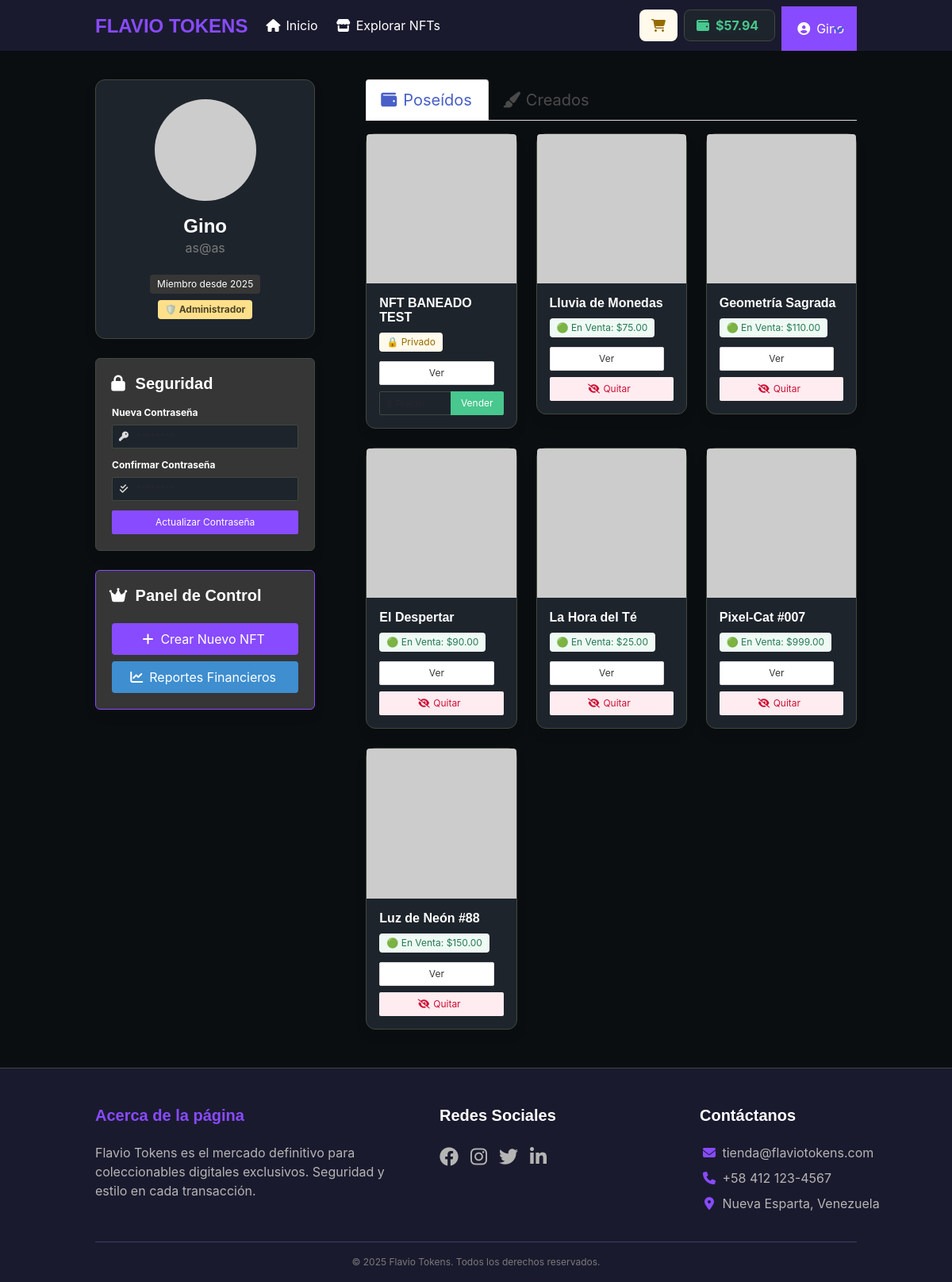
The page /index.php?view=profile (signed in) on the database its author committed.
### tables this page shows
CREATE TABLE `users` (
  `id` int(11) NOT NULL,
  `name` varchar(100) NOT NULL,
  `email` varchar(100) NOT NULL,
  `password` varchar(255) NOT NULL,
  `role` varchar(50) DEFAULT 'user',
  `created_at` timestamp NOT NULL DEFAULT current_timestamp(),
  `wallet_balance` decimal(10,2) DEFAULT 0.00,
  `status` varchar(20) DEFAULT 'active',
  `banned_until` datetime DEFAULT NULL
);

CREATE TABLE `nfts` (
  `id` int(11) NOT NULL,
  `name` varchar(100) NOT NULL,
  `description` text DEFAULT NULL,
  `price` decimal(10,2) NOT NULL,
  `image_path` varchar(255) DEFAULT NULL,
  `user_id` int(11) DEFAULT NULL,
  `created_at` timestamp NOT NULL DEFAULT current_timestamp(),
  `owner_id` int(11) DEFAULT NULL,
  `creator_id` int(11) DEFAULT NULL,
  `is_listed` tinyint(1) DEFAULT 1,
  `status` varchar(20) DEFAULT 'active',
  `supply` int(11) DEFAULT 1,
  `ban_reason` varchar(255) DEFAULT NULL
);

### controllers/profile_controller.php (called while the page is built, shortened)
<?php
$user_id = isset($_GET['user_id']) ? intval($_GET['user_id']) : $_SESSION['user_id'];
$stmt = $conn->prepare("SELECT id, name, email, role, created_at, status, wallet_balance FROM users WHERE id = ?");
$stmt->bind_param("i", $user_id);
$stmt->execute();
$res = $stmt->get_result();
$user = $res->fetch_object();
$is_own_profile = ($user_id === intval($_SESSION['user_id']));
$owned_nfts = [];
$sql_owned = "SELECT * FROM nfts WHERE owner_id = $user_id ORDER BY id DESC";
$res_owned = $conn->query($sql_owned);
if ($res_owned) {
    while ($row = $res_owned->fetch_object()) {
        $owned_nfts[] = $row;
    }
}
require __DIR__ . '/../views/profile_view.php';

### helpers/paths.php (called while the page is built)
<?php
function base_url(): string
{
    return 'http://localhost/tienda_virtual-main/';
}
function site_url(string $path = ''): string
{
    return base_url() . ltrim($path, '/');
}

### views/profile_view.php (the view, shortened to what this page needs)
<?php include 'components/header.php'; ?>
<section class="section">
    <div class="container">
        <div class="columns is-variable is-8">
            <div class="column is-4-desktop">
                <div class="card mb-5">
                    <div class="card-content has-text-centered">
                        <figure class="image is-128x128 is-inline-block mb-3">
                            <img class="is-rounded" src="https://ui-avatars.com/api/?name=<?= urlencode($user->name) ?>&background=884BFF&color=fff&size=128" alt="Avatar">
                        </figure>
                        <h1 class="title is-4"><?= htmlspecialchars($user->name) ?></h1>
                        <p class="subtitle is-6 has-text-grey"><?= htmlspecialchars($user->email) ?></p>
                        <div class="tags is-centered mt-3">
                            <span class="tag is-dark">Miembro desde <?= date("Y", strtotime($user->created_at ?? 'now')) ?></span>
                            <?php
                            $role = $user->role ?? 'user';
                            if ($role === 'owner'):
                            ?>
                                <span class="tag is-black has-text-warning has-text-weight-bold" style="border: 1px solid gold;">
                                    👑 CEO / Dueño
                                </span>
                            <?php elseif ($role === 'admin'): ?>
                                <span class="tag is-warning has-text-weight-bold">
                                    🛡️ Administrador
                                </span>
                            <?php else: ?>
                                <span class="tag is-info">
                                    🎨 Coleccionista
                                </span>
                            <?php endif; ?>
                        </div>
                    </div>
                </div>
                <?php if ($is_own_profile): ?>
                    <div class="box has-background-dark" style="border: 1px solid var(--ft-green);">
                        <h3 class="title is-5 has-text-white mb-4">
                            <span class="icon is-small mr-2"><i class="fas fa-lock"></i></span>
                            Seguridad
                        </h3>
                        <form action="index.php?view=profile" method="POST">
                            <div class="field">
                                <label class="label is-small">Nueva Contraseña</label>
                                <div class="control has-icons-left">
                                    <input class="input is-small" type="password" name="password" required placeholder="********">
                                    <span class="icon is-small is-left"><i class="fas fa-key"></i></span>
                                </div>
                            </div>
                            <div class="field">
                                <label class="label is-small">Confirmar Contraseña</label>
                                <div class="control has-icons-left">
                                    <input class="input is-small" type="password" name="confirm_password" required placeholder="********">
                                    <span class="icon is-small is-left"><i class="fas fa-check-double"></i></span>
                                </div>
                            </div>
                            <button class="button is-primary is-small is-fullwidth mt-3">
                                Actualizar Contraseña
                            </button>
                        </form>
                    </div>
                <?php endif; ?>
                <?php
                $userRole = $user->role ?? 'user';
                if ($is_own_profile && ($userRole === 'admin' || $userRole === 'owner')):
                ?>
                    <div class="box has-background-dark mt-5" style="border: 1px solid var(--ft-purple);">
                        <h3 class="title is-5 has-text-warning">
                            <span class="icon is-small mr-2"><i class="fas fa-crown"></i></span>
                            Panel de Control
                        </h3>
                        <div class="buttons">
                            <a href="index.php?view=create_post" class="button is-primary is-fullwidth mb-2">
                                <span class="icon"><i class="fas fa-plus"></i></span>
                                <span>Crear Nuevo NFT</span>
                            </a>
                            <a href="index.php?view=reports" class="button is-info is-fullwidth">
                                <span class="icon"><i class="fas fa-chart-line"></i></span>
                                <span>Reportes Financieros</span>
                            </a>
                        </div>
                    </div>
                <?php endif; ?>
            </div>
            <div class="column is-8-desktop">
                <div class="tabs is-boxed is-medium mb-4">
                    <ul>
                        <li id="tab-owned-li" class="is-active">
                            <a onclick="showTab('owned')">
                                <span class="icon is-small"><i class="fas fa-wallet"></i></span>
                                <span>Poseídos</span>
                            </a>
                        </li>
                        <?php if ($is_own_profile): ?>
                            <li id="tab-created-li">
                                <a onclick="showTab('created')">
                                    <span class="icon is-small"><i class="fas fa-paint-brush"></i></span>
                                    <span>Creados</span>
                                </a>
                            </li>
                        <?php endif; ?>
                    </ul>
                </div>
                <div id="section-owned">
                    <?php if (!empty($owned_nfts) && count($owned_nfts) > 0): ?>
                        <div class="columns is-multiline">
                            <?php foreach ($owned_nfts as $nft): ?>
                                <div class="column is-6-tablet is-4-desktop">
                                    <div class="card h-100">
                                        <div class="card-image">
                                            <figure class="image is-1by1">
                                                <a href="<?= htmlspecialchars(site_url('index.php?view=nft&id=' . intval($nft->id))) ?>">
                                                    <?php
                                                    $imgSrc = $nft->image_path;
                                                    ?>
                                                    <img src="<?= htmlspecialchars($imgSrc) ?>" alt="<?= htmlspecialchars($nft->name) ?>" style="object-fit: cover;">
                                                </a>
                                            </figure>
                                        </div>
                                        <div class="card-content p-4">
                                            <p class="title is-6 mb-2"><?= htmlspecialchars($nft->name) ?></p>
                                            <div class="mb-3">
                                                <?php if ($nft->is_listed): ?>
                                                    <span class="tag is-success is-light">🟢 En Venta: $<?= $nft->price ?></span>
                                                <?php else: ?>
                                                    <span class="tag is-warning is-light">🔒 Privado</span>
                                                <?php endif; ?>
                                            </div>
                                            <?php if ($is_own_profile): ?>
                                                <div class="field is-grouped is-flex-wrap-wrap">
                                                    <p class="control is-expanded mb-2">
                                                        <a href="<?= htmlspecialchars(site_url('index.php?view=nft&id=' . intval($nft->id))) ?>" class="button is-small is-fullwidth">Ver</a>
                                                    </p>
                                                    <form action="index.php?view=profile" method="POST" class="control" style="width: 100%;">
                                                        <?php if ($nft->is_listed): ?>
                                                            <button type="submit" class="button is-small is-danger is-light is-fullwidth" title="Quitar de la tienda">
                                                                <span class="icon is-small"><i class="fas fa-eye-slash"></i></span>
                                                                <span>Quitar</span>
                                                            </button>
                                                        <?php else: ?>
                                                            <div class="field has-addons">
                                                                <p class="control is-expanded">
                                                                    <input class="input is-small" type="number" name="price" placeholder="$ Precio" required min="0" step="0.01">
                                                                </p>
                                                                <p class="control">
                                                                    <button type="submit" class="button is-small is-success">
                                                                        Vender
                                                                    </button>
                                                                </p>
                                                            </div>
                                                        <?php endif; ?>
                                                    </form>
                                                </div>
                                            <?php else: ?>
                                                <a href="<?= htmlspecialchars(site_url('index.php?view=nft&id=' . intval($nft->id))) ?>" class="button is-small is-fullwidth is-info is-light">Ver Detalles</a>
                                            <?php endif; ?>
                                        </div>
                                    </div>
                                </div>
                            <?php endforeach; ?>
                        </div>
                    <?php endif; ?>
                </div>
            </div>
        </div>
    </div>
</section>
<?php include 'components/footer.php'; ?>

### components/header.php (shortened to what this page needs)
<?php
$header_balance = 0.00;
$logged = isset($_SESSION['user_id']);
$user_name = $_SESSION['user_name'] ?? 'Usuario';
if ($logged && isset($conn)) {
    $hid = $_SESSION['user_id'];
    $stmt = $conn->prepare("SELECT wallet_balance, name FROM users WHERE id = ?");
    $stmt->bind_param("i", $hid);
    $stmt->execute();
    $hres = $stmt->get_result();
    if ($hres && $hrow = $hres->fetch_object()) {
        $header_balance = $hrow->wallet_balance;
        $user_name = $hrow->name;
    }
}
?>
<!DOCTYPE html>
<html lang="es">
<head>
    <link rel="stylesheet" href="https://cdn.jsdelivr.net/npm/bulma@0.9.4/css/bulma.min.css">
    <link rel="stylesheet" href="https://cdnjs.cloudflare.com/ajax/libs/font-awesome/6.4.0/css/all.min.css">
    <link rel="stylesheet" href="css/estilos.css">
</head>
<body class="has-navbar-fixed-top">
    <nav class="navbar is-fixed-top" role="navigation" aria-label="main navigation" style="background-color: #1a1a2e;">
        <div class="container">
            <div class="navbar-brand">
                <a class="navbar-item" href="index.php?view=home">
                    <h1 class="title is-4 has-text-primary mb-0">FLAVIO TOKENS</h1>
                </a>
            </div>
            <div id="navbarBasicExample" class="navbar-menu">
                <div class="navbar-start">
                    <a href="index.php?view=home" class="navbar-item has-text-white">
                        <span class="icon mr-1"><i class="fas fa-home"></i></span> Inicio
                    </a>
                    <a href="index.php?view=listing" class="navbar-item has-text-white">
                        <span class="icon mr-1"><i class="fas fa-store"></i></span> Explorar NFTs
                    </a>
                </div>
                <div class="navbar-end">
                    <div class="navbar-item">
                        <div class="buttons">
                            <?php if ($logged): ?>
                                <a href="index.php?view=cart" class="button is-warning is-light is-rounded">
                                    <span class="icon"><i class="fas fa-shopping-cart"></i></span>
                                </a>
                                <a href="index.php?view=wallet" class="button is-dark ft-balance is-rounded is-hidden-mobile" style="border: 1px solid var(--ft-green);">
                                    <span class="icon has-text-success"><i class="fas fa-wallet"></i></span>
                                    <span class="has-text-weight-bold has-text-success">
                                        $<?= number_format($header_balance, 2) ?>
                                    </span>
                                </a>
                                <div class="navbar-item has-dropdown is-hoverable p-0">
                                    <a class="navbar-link is-primary is-rounded p-4" style="background-color: var(--ft-purple); color: #fff;">
                                        <span class="icon"><i class="fas fa-user-circle"></i></span>
                                        <span class="is-hidden-touch ml-1"><?= htmlspecialchars($user_name) ?></span>
                                    </a>
                                </div>
                            <?php endif; ?>
                        </div>
                    </div>
                </div>
            </div>
        </div>
    </nav>

### rows shown on the page
users: wallet_balance "57.94", name "Gino", email "as@as", created_at "2025"
nfts: name "NFT BANEADO TEST", is_listed "🔒 Privado"
nfts: name "Lluvia de Monedas", price "75.00"
nfts: name "Geometría Sagrada", price "110.00"
nfts: name "El Despertar", price "90.00"
nfts: name "La Hora del Té", price "25.00"
nfts: name "Pixel-Cat #007", price "999.00"
nfts: name "Luz de Neón #88", price "150.00"
